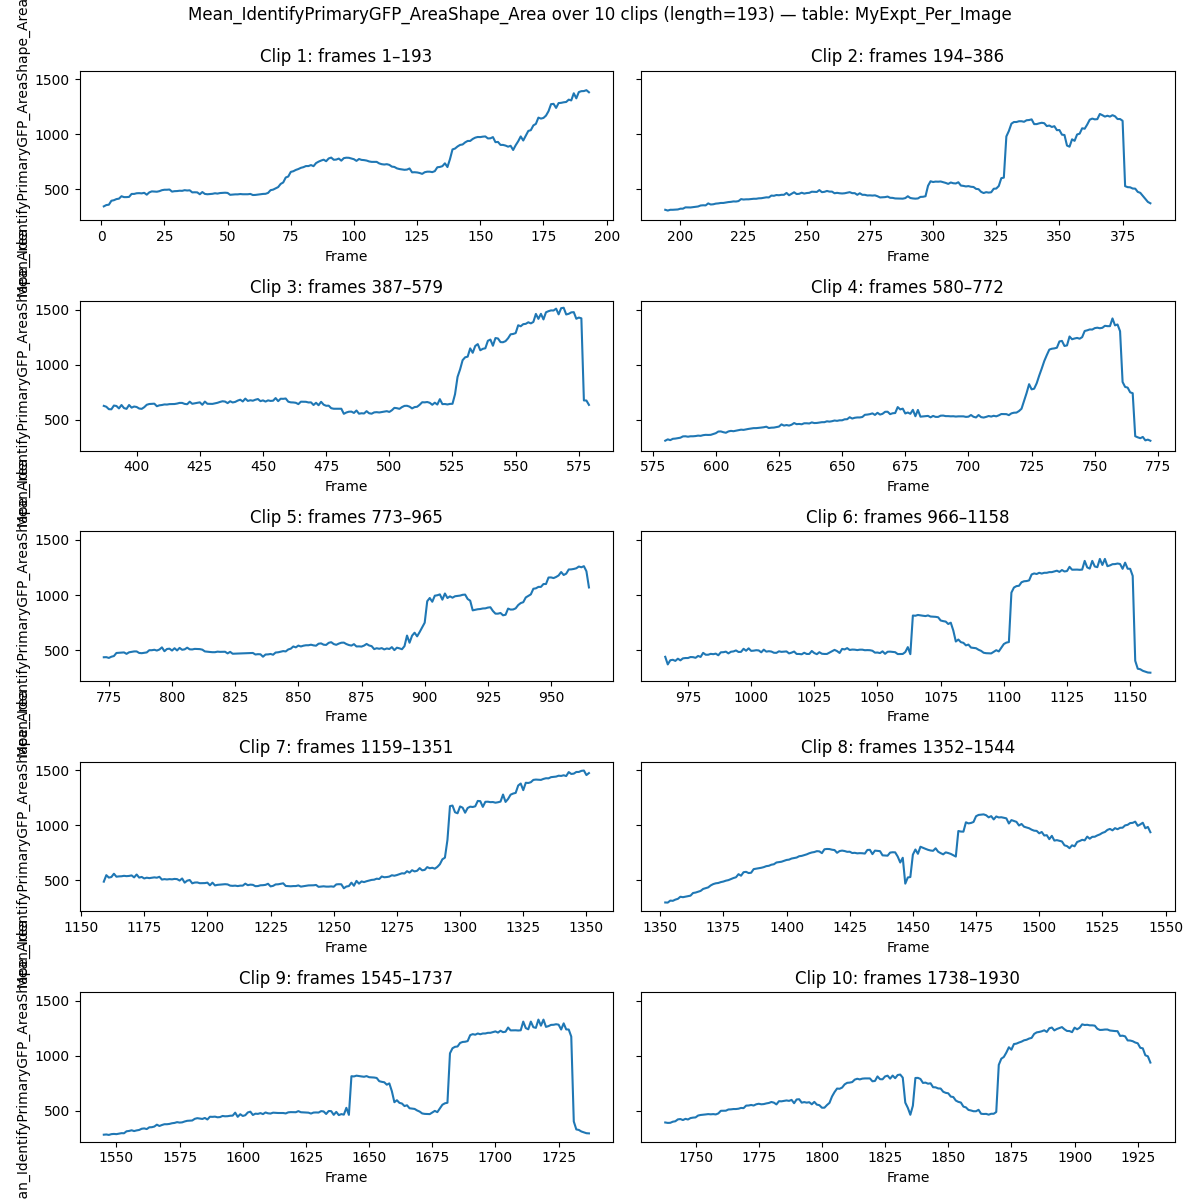

Python code for this plot:
import sqlite3
import pandas as pd
import numpy as np
import matplotlib.pyplot as plt

DB_PATH = "YDR458C_green.db"   # adjust if needed
CLIP_LEN = 193
N_CLIPS  = 10

# --- helpers ---
def list_tables(conn):
    return [r[0] for r in conn.execute(
        "SELECT name FROM sqlite_master WHERE type='table' ORDER BY name;"
    ).fetchall()]

def table_columns(conn, table):
    return [r[1] for r in conn.execute(f"PRAGMA table_info('{table}')").fetchall()]

def pick_area_column(conn):
    # Prefer this exact per-image mean column if available
    preferred = "Mean_IdentifyPrimaryGFP_AreaShape_Area"
    for t in list_tables(conn):
        cols = table_columns(conn, t)
        if preferred in cols:
            return t, preferred
    # Otherwise pick the first column containing 'AreaShape_Area'
    for t in list_tables(conn):
        cols = table_columns(conn, t)
        matches = [c for c in cols if "AreaShape_Area".lower() in c.lower()]
        if matches:
            return t, matches[0]
    raise RuntimeError("No column containing 'AreaShape_Area' found.")

def read_series(conn, table, col):
    return pd.read_sql_query(f"SELECT {col} FROM {table}", conn)[col].to_numpy()

# --- load data ---
with sqlite3.connect(DB_PATH) as conn:
    table, col = pick_area_column(conn)
    y = read_series(conn, table, col)

# --- plot 10 clips ---
fig, axes = plt.subplots(5, 2, figsize=(12, 12), sharey=True)
axes = axes.flatten()

total = len(y)
for i in range(N_CLIPS):
    start = i * CLIP_LEN
    stop  = min((i+1) * CLIP_LEN, total)
    ax = axes[i]
    if start >= total:
        ax.set_visible(False)
        continue
    x = np.arange(start + 1, stop + 1)  # 1-based frame numbering
    ax.plot(x, y[start:stop])
    ax.set_title(f"Clip {i+1}: frames {start+1}–{stop}")
    if i % 2 == 0:
        ax.set_ylabel(col)
    ax.set_xlabel("Frame")

fig.suptitle(f"{col} over 10 clips (length={CLIP_LEN}) — table: {table}", y=0.995)
fig.tight_layout()
plt.savefig('area_plot.png')
